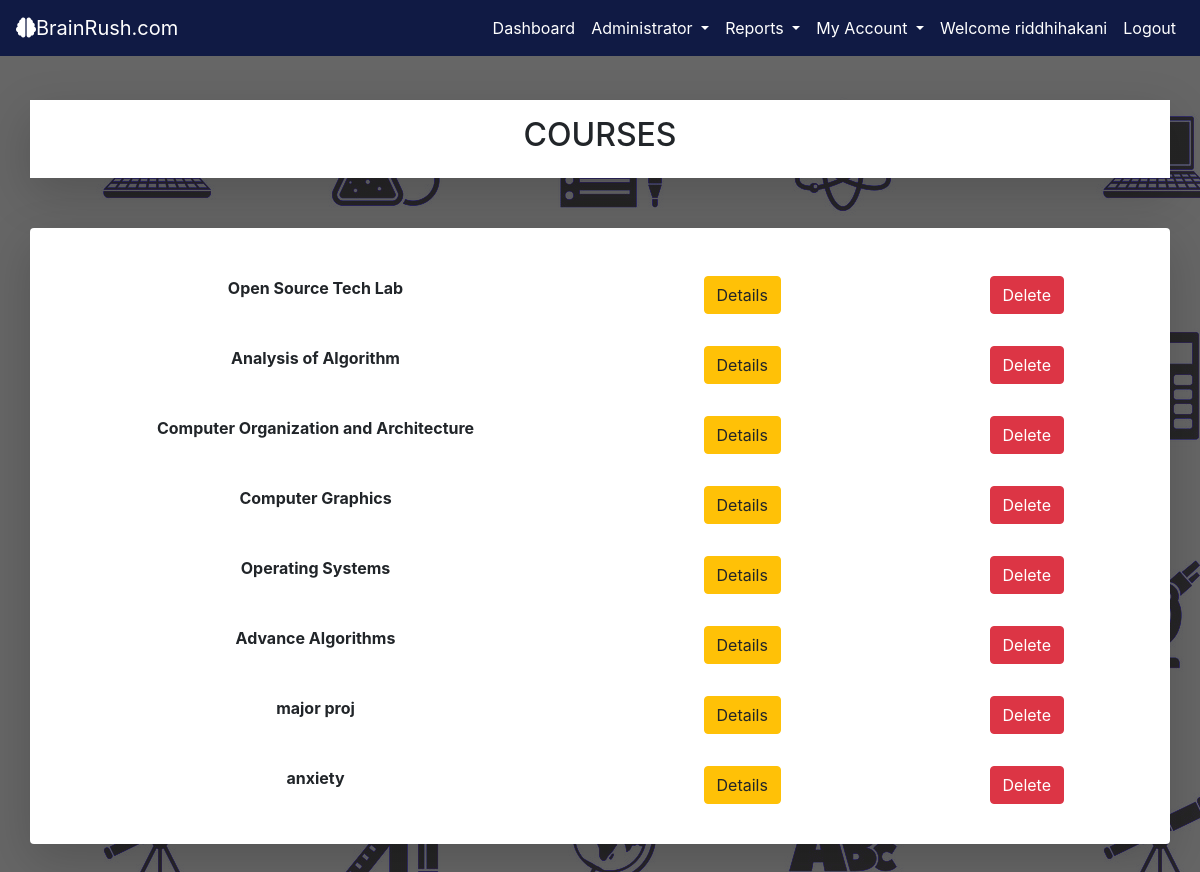
The app's page /tutor/courselist/ (signed in) with its own data.
### tutor/models.py (models this page shows, shortened)
class Course(models.Model):
    coursename = models.CharField(max_length=50)
    coursedescription = models.TextField()

### tutor/views.py (the view)
# urls.py: path('courselist/',views.courselist,name="courselist"),
def courselist(request):
    course = { 'course_list' : Course.objects.all() }
    return render(request, "tutor/course_list.html", course)

### tutor/templates/tutor/course_list.html (shortened to what this page needs)
{% extends 'tutor/tutor_nav.html' %}
{% load static %}
{% block content %}
<body  style="background-image: linear-gradient(rgba(0,0,0,0.6),rgba(0,0,0,0.6)),url({% static 'images/subject.jpg' %}); width:100%; height: 1500px; ">
<div class="container  d-flex justify-content-center shadow-lg p-3 mb-5 bg-white"  style="margin-top: 100px;">
    <h2>COURSES</h2>
</div>
<div class="container shadow-lg p-3 mb-5 bg-white rounded" style="margin-top: 50px;">
    {% for course in course_list %}
    <div class="row justify-content-center mt-4 mb-4">
        <div class="col-sm-6 d-flex justify-content-center mt-2">
            <strong>{{course.coursename}}</strong>
        </div>
        <div class="col-sm-3 d-flex justify-content-center mt-2">
            <a href="{% url 'tutor:coursedetails' course.id %}" class="btn btn-warning" >Details</a>
        </div>
        <div class="col-sm-3 d-flex justify-content-center mt-2">
            <form action="{% url 'tutor:coursedelete' course.id %}" method="POST">
                <button type="submit" class="btn btn-danger">Delete</button>
            </form>
        </div>
    </div>
    {% endfor %}
</div>
</body>
{% endblock content %}

### tutor/templates/tutor/tutor_nav.html (shortened to what this page needs)
{% load static %}
{% load crispy_forms_tags %}
<!DOCTYPE html>
<html lang="en">
<head>
    <link rel="stylesheet" href="https://stackpath.bootstrapcdn.com/bootstrap/4.4.1/css/bootstrap.min.css">
    <link rel="stylesheet" href="{% static 'css/tutor_nav.css' %}">
</head>
<body>
    <nav class="navbar fixed-top navbar-expand-lg ">
        <a class="navbar-brand" href="#"><i class="fas fa-brain"></i>BrainRush.com</a>
        <div class="collapse navbar-collapse" id="navbarSupportedContent">
          <ul class="navbar-nav ml-auto">
            <li class="nav-item active">
              <a class="nav-link" href="#">Dashboard<span class="sr-only">(current)</span></a>
            </li>
            <li class="nav-item dropdown">
              <a class="nav-link dropdown-toggle" href="#" id="navbarDropdown" role="button" data-toggle="dropdown" aria-haspopup="true" aria-expanded="false">
                Administrator
              </a>
            </li>
            <li class="nav-item dropdown">
                <a class="nav-link dropdown-toggle" href="#" id="navbarDropdown" role="button" data-toggle="dropdown" aria-haspopup="true" aria-expanded="false">
                  Reports
                </a>
              </li>
              <li class="nav-item dropdown">
                <a class="nav-link dropdown-toggle" href="#" id="navbarDropdown" role="button" data-toggle="dropdown" aria-haspopup="true" aria-expanded="false">
                 My Account
                </a>
              </li>
            <li class="nav-item">
                <a class="nav-link" href="#">Welcome {{request.user}}</a>
            </li>
            <li class="nav-item">
                <a class="nav-link" href="{% url 'accounts:logout' %}">Logout</a>
            </li>
          </ul>
        </div>
      </nav>
      {% block content %}
      {% endblock %}
  </body>
</html>

### assets/css/tutor_nav.css (style rules this page uses)
.navbar { background-color: rgba(3, 14, 63, 0.86); }
.navbar-brand , .nav-link { color: white; }

### records on screen
Course: coursename "Open Source Tech Lab"
Course: coursename "Analysis of Algorithm"
Course: coursename "Computer Organization and Architecture"
Course: coursename "Computer Graphics"
Course: coursename "Operating Systems"
Course: coursename "Advance Algorithms"
Course: coursename "major proj"
Course: coursename "anxiety"

### other values on screen
{{ request.user }} "riddhihakani"
